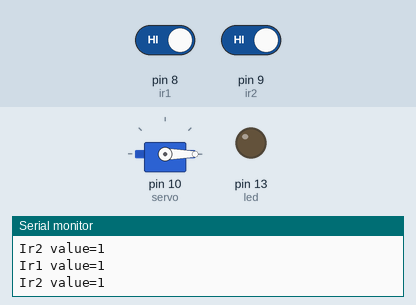
A sketch run on a simulated Arduino Uno, built with avr-gcc and run on an emulated ATmega328P. Shown: servo, output pins drawn as LEDs (lit = HIGH), the last lines printed to the serial monitor. The inputs (shaded band) are chosen by the test bench; at power-on: pin 8 (ir1) HIGH, pin 9 (ir2) HIGH.

Above: at 2.8 s.
2.9 s: pin 8 (ir1) driven LOW
At 4.6 s:
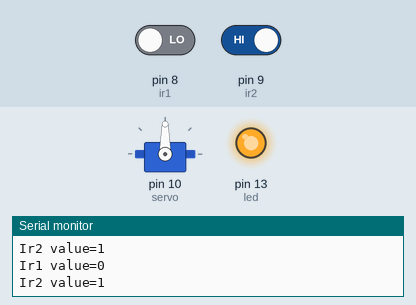
5.5 s: pin 9 (ir2) driven LOW
At 8.1 s:
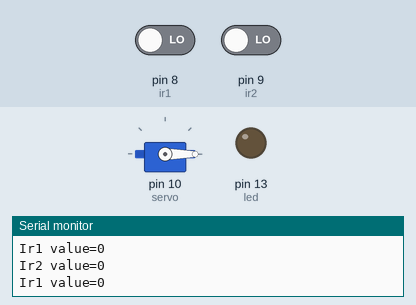
8.5 s: pin 9 (ir2) driven HIGH
At 10.5 s:
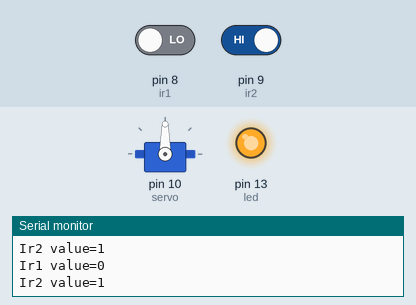
Timing chart, 0 to 12.0 s (numbered marks = the images above; inputs shaded):
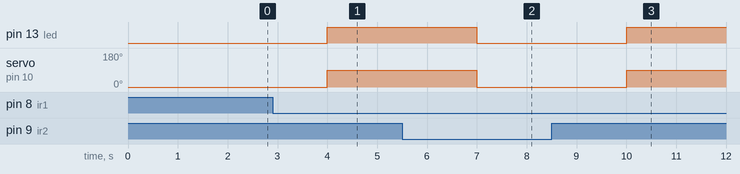

The sketch:

gate.ino
```cpp
#include<Servo.h>
int ir1=8;
int ir2=9;
int led=13;
Servo servo;
int angle=0;
int state=0;

void setup()
{
  Serial.begin(100);
  pinMode(ir1,INPUT);
  pinMode(ir2,INPUT);
  pinMode(led,OUTPUT);
  servo.attach(10);
  servo.write(0);

}
void loop()

{
  int value = digitalRead(ir1);
  int value1 = digitalRead(ir2);
  Serial.println("");
  Serial.print("Ir1 value=");
  Serial.print(value);
   Serial.println("");
  Serial.print("Ir2 value=");
  Serial.print(value1);
  delay(1000);


  if(value==0)
  {
     digitalWrite(led,HIGH);
     servo.write(90);
  }
  if(value1==0)
  {
    digitalWrite(led,LOW);
    servo.write(0);
  }


}
```

Measured:
- after the input at 2.9 s, pin 13 (led): LOW → HIGH after 1.1 s; servo on pin 10 (servo): 0° → 90° after 1.1 s
- after the input at 5.5 s, pin 13 (led): HIGH → LOW after 1.5 s; servo on pin 10 (servo): 90° → 0° after 1.5 s
- after the input at 8.5 s, pin 13 (led): LOW → HIGH after 1.5 s; servo on pin 10 (servo): 0° → 90° after 1.5 s
